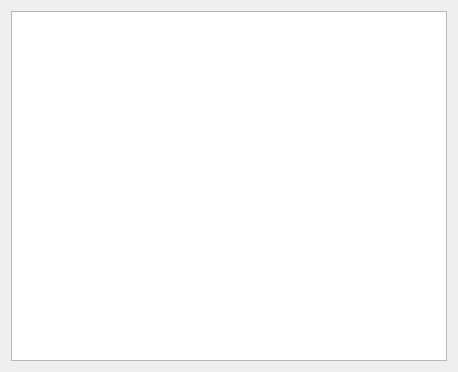
<?xml version="1.0" encoding="UTF-8"?>
<ui version="4.0">
 <class>ServerRecord</class>
 <widget class="QWidget" name="ServerRecord">
  <property name="geometry">
   <rect>
    <x>0</x>
    <y>0</y>
    <width>458</width>
    <height>372</height>
   </rect>
  </property>
  <property name="windowTitle">
   <string>Form</string>
  </property>
  <layout class="QGridLayout" name="gridLayout">
   <item row="0" column="0">
    <widget class="QTextEdit" name="textEdit"/>
   </item>
  </layout>
 </widget>
 <resources/>
 <connections/>
</ui>
